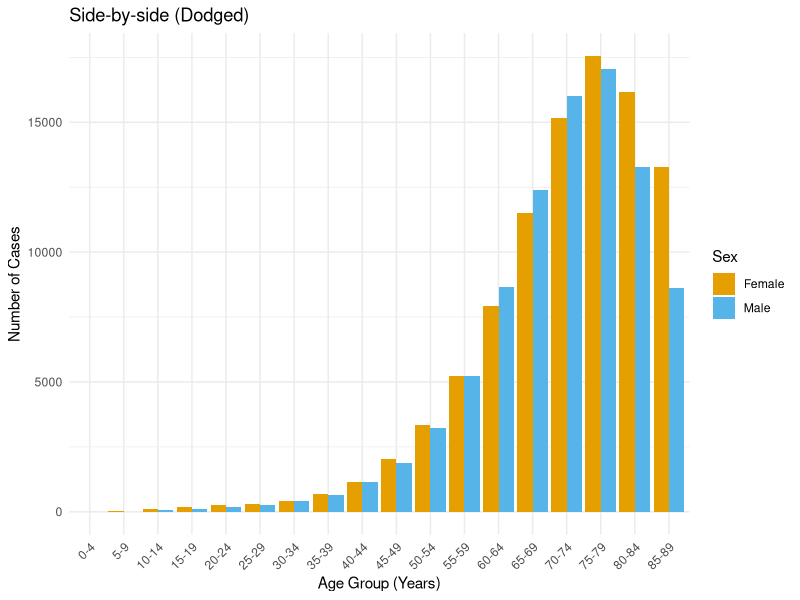
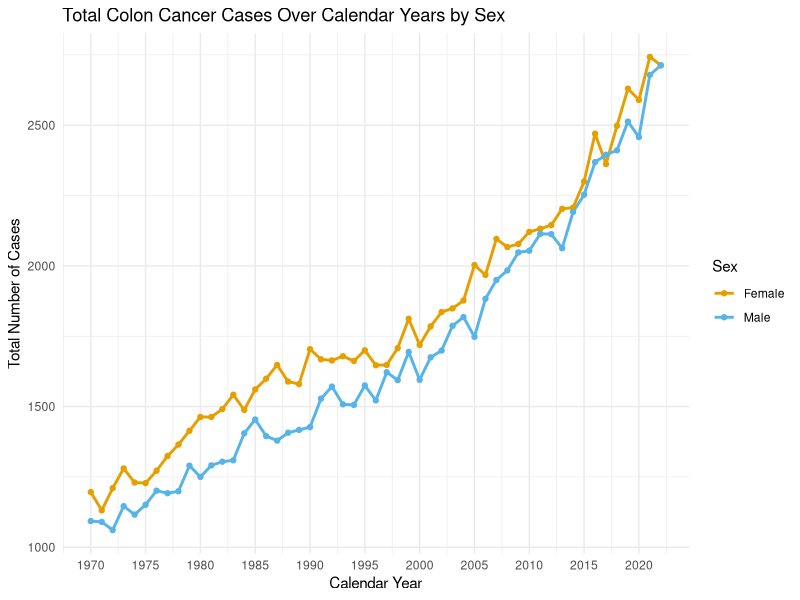
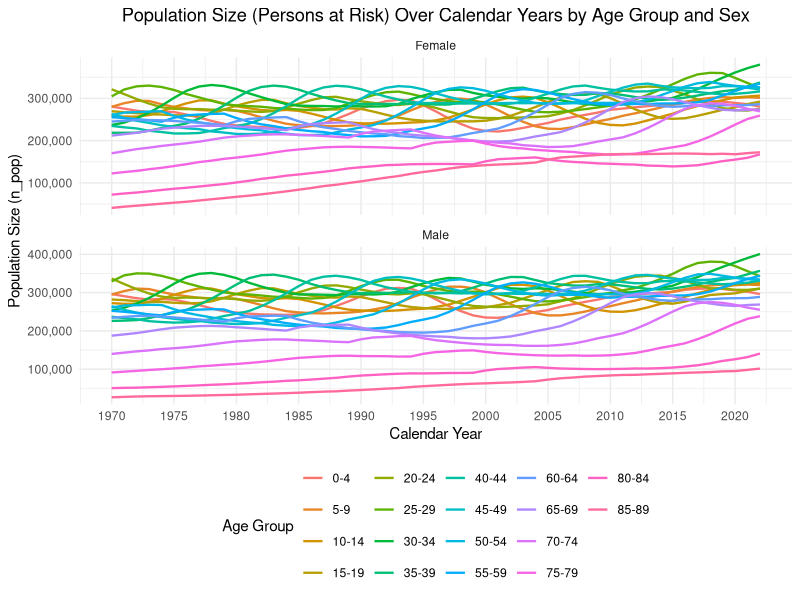
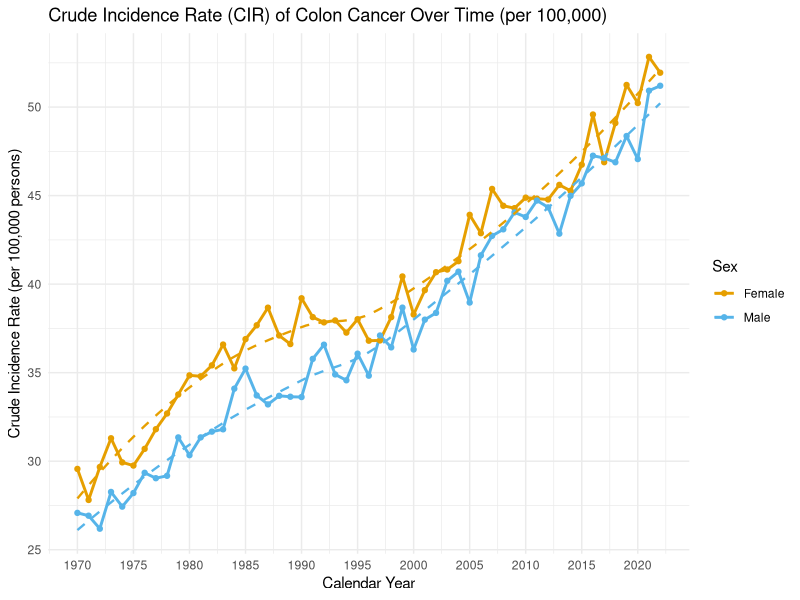

The R script that drew these images, in order:
## ---- chunk 1
# Set random seed for reproducibility using birthdate YYMMDD
set.seed(022599)
# Load required packages, no additional packages used beyond base R
## ---- chunk 2
library(ggplot2)
library(grid)
## ---- chunk 3
cases <- read.delim("cases-1.tsv", sep = "\t", header = TRUE)

# Renaming because it is called n here and n_pop in the other file
names(cases)[names(cases) == "n"] <- "n_cases"

cases$year <- as.numeric(as.character(cases$year))

cases$agegroup <- factor(cases$agegroup, levels = unique(cases$agegroup))
## ---- chunk 4
# Sum of cases per age group and sex across all years
cases_agg_total <- aggregate(n_cases ~ agegroup + sex, data = cases, FUN = sum)

# Dodged bars
p1 <- ggplot(cases_agg_total, aes(x = agegroup, y = n_cases, fill = sex)) +
  geom_bar(stat = "identity", position = "dodge") +
  labs(
    title = "Side-by-side (Dodged)",
    x = "Age Group (Years)",
    y = "Number of Cases",
    fill = "Sex"
  ) +
  scale_fill_manual(values = c("Female" = "#E69F00", "Male" = "#56B4E9")) + 
  theme_minimal() +
  theme(axis.text.x = element_text(angle = 45, hjust = 1))


print(p1)
## ---- chunk 5
# Sum of cases per year and sex
cases_yearly <- aggregate(n_cases ~ year + sex, data = cases, FUN = sum)
## ---- chunk 6
# Only showing every 5th year for cleaner x-axis labels (overlaps otherwise)
year_breaks <- seq(min(cases_yearly$year), max(cases_yearly$year), by = 5)

p2 <- ggplot(cases_yearly, aes(x = year, y = n_cases, color = sex)) +
  geom_line(linewidth = 1) +
  geom_point() +
  labs(
    title = "Total Colon Cancer Cases Over Calendar Years by Sex",
    x = "Calendar Year",
    y = "Total Number of Cases",
    color = "Sex"
  ) +
  scale_color_manual(values = c("Female" = "#E69F00", "Male" = "#56B4E9")) +
  scale_x_continuous(
    breaks = year_breaks,
    labels = as.character(year_breaks)
  ) +
  theme_minimal()

print(p2)
## ---- chunk 7
population <- read.delim("population-1.tsv", sep = "\t", header = TRUE)
population$year <- as.numeric(as.character(population$year))
population$agegroup <- factor(population$agegroup, levels = unique(population$agegroup))
## ---- chunk 8
year_breaks_pop <- seq(min(population$year), max(population$year), by = 5)
## ---- chunk 9
# Line plot faceted by sex
p3 <- ggplot(population, aes(x = year, y = n_pop, color = agegroup, group = agegroup)) +
  geom_line(linewidth = 0.8) +
  facet_wrap(~sex, scales = "free_y", ncol = 1) + # Separate panels for Male and Female
  labs(
    title = "Population Size (Persons at Risk) Over Calendar Years by Age Group and Sex",
    x = "Calendar Year",
    y = "Population Size (n_pop)",
    color = "Age Group"
  ) +
  scale_x_continuous(
    breaks = year_breaks_pop,             # Using breaks every 5 years
    labels = as.character(year_breaks_pop)
  ) +
  scale_y_continuous(labels = scales::comma) + # Format y-axis labels
  # --------------------------
  theme_minimal() +
  theme(
    legend.position = "bottom", # Moving legend for better layout
    plot.title = element_text(hjust = 0.5) # Centering the title
  )

print(p3)
## ---- chunk 10
# --- Question 4a: Merging Data Frames ---
merged_data <- merge(cases, population, by = c("agegroup", "year", "sex"), all = TRUE)

# --- Question 4b: Checking for consistent age groups and years ---
check_merge <- merged_data[is.na(merged_data$n_cases) | is.na(merged_data$n_pop), ]

cat("\n--- Data Alignment Check ---\n")
if (nrow(check_merge) == 0) {
  cat("The 'cases' and 'population' files include the same combinations of age groups, years, and sex.\n")
} else {
  cat("The 'cases' and 'population' files do NOT include the same combinations. Missing values found:\n")
  cat("Number of combinations with missing data:", nrow(check_merge), "\n")
  print(check_merge)
}
cat("---\n\n")

# --- Question 4c: Creating Data Frame with Totals ---
# Removing rows with NA before accurate summation (if alignment check failed)
complete_merged_data <- merged_data[!is.na(merged_data$n_cases) & !is.na(merged_data$n_pop), ]

# Aggregating total cases and total population per year and sex
totals_yearly <- aggregate(
  cbind(total_cases = n_cases, total_population = n_pop) ~ year + sex,
  data = complete_merged_data,
  FUN = sum
)

# Printing the resulting data frame
cat("--- Data Frame with Yearly Totals ---\n")
print(totals_yearly)
cat("---\n")
## ---- chunk 11
# --- Version 1. Age-Specific Incidence Rate (ASIR) ---
merged_data$incidence_rate_asir <- merged_data$n_cases / merged_data$n_pop

# --- Version 2. Crude Incidence Rate (CIR) ---
totals_yearly$incidence_rate_cir <- totals_yearly$total_cases / totals_yearly$total_population

# Inspecting the new data frames (optional)
cat("--- Sample of Data with Age-Specific Incidence Rate ---\n")
print(head(merged_data[, c("agegroup", "year", "sex", "n_cases", "n_pop", "incidence_rate_asir")]))
cat("\n--- Data with Crude Incidence Rate ---\n")
print(totals_yearly)
## ---- chunk 12
# Showing every 5th year for cleaner x-axis labels
year_breaks_cir <- seq(min(totals_yearly$year), max(totals_yearly$year), by = 5)

# Convert rate to 'per 100,000' for better readbility
totals_yearly$cir_per_100k <- totals_yearly$incidence_rate_cir * 100000

p6 <- ggplot(totals_yearly, aes(x = year, y = cir_per_100k, color = sex)) +
  geom_line(linewidth = 1) +
  geom_point() +
  # Apply a smoother (e.g., LOESS or linear model 'lm')
  geom_smooth(method = "loess", se = FALSE, linetype = "dashed", linewidth = 0.8) +
  labs(
    title = "Crude Incidence Rate (CIR) of Colon Cancer Over Time (per 100,000)",
    x = "Calendar Year",
    y = "Crude Incidence Rate (per 100,000 persons)",
    color = "Sex"
  ) +
  scale_color_manual(values = c("Female" = "#E69F00", "Male" = "#56B4E9")) +
  scale_x_continuous(breaks = year_breaks_cir) +
  theme_minimal()

print(p6)
